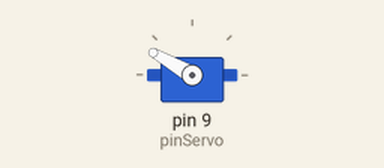
Recording of a sketch running on a simulated Arduino Uno, built with avr-gcc and run on an emulated ATmega328P. Parts: servo.

Above: at 0.05 s.
Timing chart, 0 to 3.0 s (numbered marks = the images above):
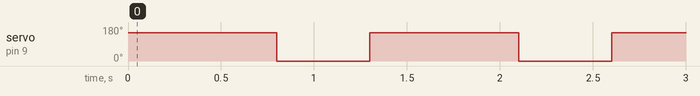

The sketch:

DongCo_Servo.ino
```cpp
#include <Servo.h>
#include <math.h>
Servo myservo;
int r = 0;//góc quay
int pinServo = 9;
void setup() {
  // put your setup code here, to run once:
  myservo.attach(pinServo);
  Serial.begin(9600);
  myservo.write(r);
}

void loop() {
  // put your main code here, to run repeatedly:
  myservo.write(150);
  delay(800);
  myservo.write(0);
  delay(500);
}
```

Measured:
- by itself, servo on pin 9 (pinServo): alternates 150° for 0.80 s and 0° for 0.50 s
